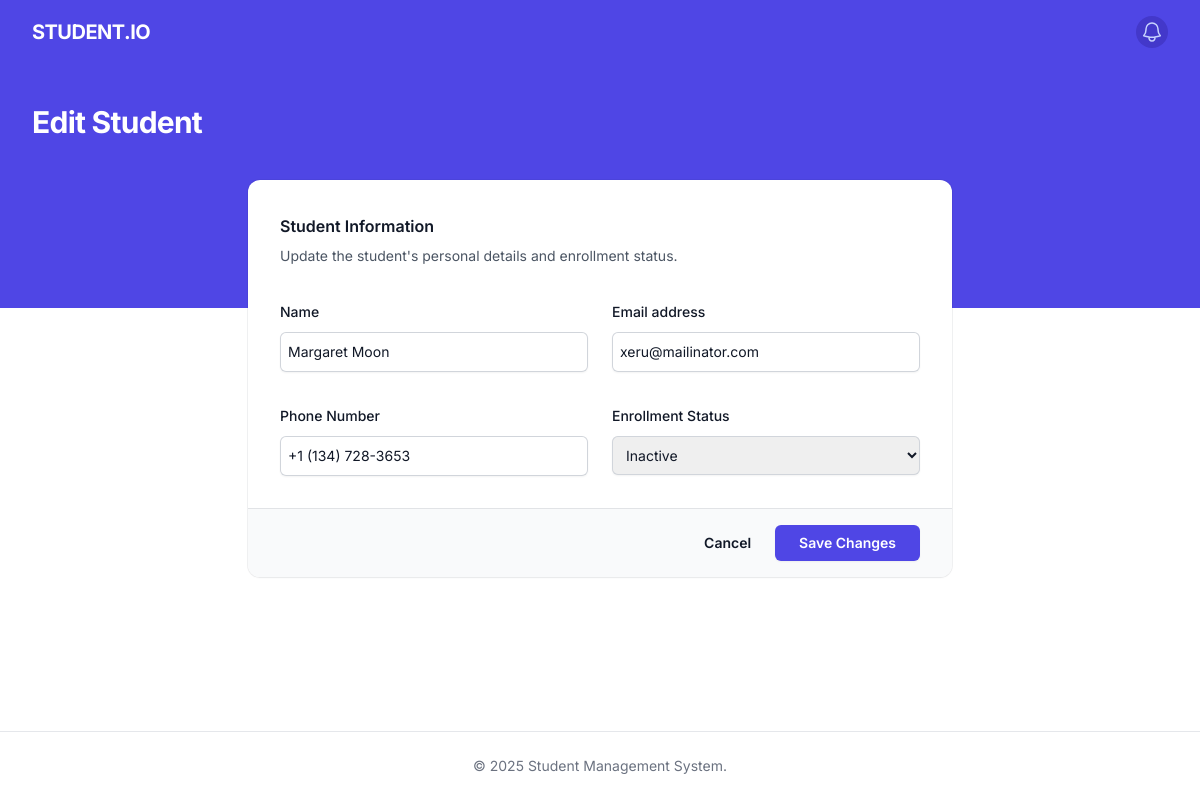
/edit.php?id=10, run on the app's committed database.
### tables this page shows
CREATE TABLE `students` (
  `id` int(11) NOT NULL,
  `name` varchar(255) NOT NULL,
  `email` varchar(255) NOT NULL,
  `phone` varchar(255) NOT NULL,
  `status` varchar(255) NOT NULL,
  `created_at` timestamp NOT NULL DEFAULT current_timestamp() ON UPDATE current_timestamp()
);

### api/read.php (called while the page is built, shortened)
<?php
require dirname(__DIR__) . '/config/db.php';
function getStudentById($id)
{
    global $db_connect;
    $sql = "SELECT * FROM students WHERE id = ?";
    $stmt = $db_connect->prepare($sql);
    $stmt->bind_param("i", $id);
    $stmt->execute();
    $result = $stmt->get_result();
    if ($result->num_rows > 0) {
        return $result->fetch_assoc();
    }
    return null;
}

### edit.php (the view, shortened to what this page needs)
<?php
require 'api/read.php';
$id = $_GET['id'] ?? '';
$student = getStudentById($id);
?>
<!DOCTYPE html>
<html lang="en" class="h-full ">
<head>
    <script src="https://cdn.tailwindcss.com"></script>
</head>
<body class="h-full ">
    <div class="min-h-full flex flex-col">
        <nav class="bg-indigo-600 pb-32">
            <div class="mx-auto max-w-7xl px-4 sm:px-6 lg:px-8">
                <div class="flex h-16 items-center justify-between">
                    <div class="flex items-center">
                        <div class="flex-shrink-0">
                            <span class="text-white font-bold text-xl tracking-tight">STUDENT.IO</span>
                        </div>
                    </div>
                    <div class="hidden md:block">
                        <div class="ml-4 flex items-center md:ml-6">
                            <button
                                class="rounded-full bg-indigo-700 p-1 text-indigo-200 hover:text-white focus:outline-none">
                            </button>
                        </div>
                    </div>
                </div>
            </div>
            <header class="py-10">
                <div class="mx-auto max-w-7xl px-4 sm:px-6 lg:px-8">
                    <h1 class="text-3xl font-bold tracking-tight text-white">
                        Edit Student
                    </h1>
                </div>
            </header>
        </nav>
        <main class="-mt-32">
            <div class="mx-auto max-w-3xl px-4 pb-12 sm:px-6 lg:px-8">
                <form action="api/update.php" method="POST"
                    class="bg-white shadow-sm ring-1 ring-gray-900/5 sm:rounded-xl md:col-span-2">
                    <div class="px-4 py-6 sm:p-8">
                        <div class="mb-8">
                            <h2 class="text-base font-semibold leading-7 text-gray-900">
                                Student Information
                            </h2>
                            <p class="mt-1 text-sm leading-6 text-gray-600">
                                Update the student's personal details and enrollment status.
                            </p>
                        </div>
                        <div class="grid grid-cols-1 gap-x-6 gap-y-8 sm:grid-cols-6">
                            <div class="sm:col-span-3">
                                <label for="name" class="block text-sm font-medium leading-6 text-gray-900">Name</label>
                                <div class="mt-2">
                                    <input type="text" name="name" id="name" autocomplete="name" placeholder="John Doe"
                                        required value="<?php echo htmlspecialchars($student['name']); ?>"
                                        class="block w-full rounded-md border-0 p-2 text-gray-900 shadow-sm ring-1 ring-inset ring-gray-300 placeholder:text-gray-400 sm:text-sm sm:leading-6 outline-none focus:ring-1 focus:ring-indigo-600" />
                                </div>
                            </div>
                            <div class="sm:col-span-3">
                                <label for="email" class="block text-sm font-medium leading-6 text-gray-900">Email
                                    address</label>
                                <div class="mt-2">
                                    <input id="email" name="email" type="email" autocomplete="email" required
                                        placeholder="john@example.com"
                                        value="<?php echo htmlspecialchars($student['email']); ?>"
                                        class="block w-full rounded-md border-0 p-2 text-gray-900 shadow-sm ring-1 ring-inset ring-gray-300 placeholder:text-gray-400 sm:text-sm sm:leading-6 outline-none focus:ring-1 focus:ring-indigo-600" />
                                </div>
                            </div>
                            <div class="sm:col-span-3">
                                <label for="phone" class="block text-sm font-medium leading-6 text-gray-900">Phone
                                    Number</label>
                                <div class="mt-2">
                                    <input type="tel" name="phone" id="phone" autocomplete="tel" required
                                        placeholder="+1 (555) 123-4567"
                                        value="<?php echo htmlspecialchars($student['phone']); ?>"
                                        class="block w-full rounded-md border-0 p-2 text-gray-900 shadow-sm ring-1 ring-inset ring-gray-300 placeholder:text-gray-400 sm:text-sm sm:leading-6 outline-none focus:ring-1 focus:ring-indigo-600" />
                                </div>
                            </div>
                            <div class="sm:col-span-3">
                                <label for="status" class="block text-sm font-medium leading-6 text-gray-900">Enrollment
                                    Status</label>
                                <div class="mt-2">
                                    <select id="status" name="status"
                                        class="block w-full rounded-md border-0 p-2.5 text-gray-900 shadow-sm ring-1 ring-inset ring-gray-300 sm:max-w-xs sm:text-sm sm:leading-6 outline-none focus:ring-1 focus:ring-indigo-600">
                                        <option value="Inactive"
                                            <?php echo ($student['status'] === 'Inactive') ? 'selected' : ''; ?>>
                                            Inactive</option>
                                    </select>
                                </div>
                            </div>
                        </div>
                    </div>
                    <div
                        class="flex items-center justify-end gap-x-6 border-t border-gray-900/10 px-4 py-4 sm:px-8 bg-gray-50 rounded-b-xl">
                        <a href="index.php"
                            class="text-sm font-semibold leading-6 text-gray-900 hover:text-gray-700">Cancel</a>
                        <button type="submit"
                            class="rounded-md bg-indigo-600 px-6 py-2 text-sm font-semibold text-white shadow-sm hover:bg-indigo-500 focus-visible:outline focus-visible:outline-2 focus-visible:outline-offset-2 focus-visible:outline-indigo-600">
                            Save Changes
                        </button>
                    </div>
                </form>
            </div>
        </main>
        <footer class="bg-white border-t border-gray-200 py-6 mt-auto">
            <div class="mx-auto max-w-7xl px-4 sm:px-6 lg:px-8">
                <p class="text-center text-sm text-gray-500">
                    &copy; 2025 Student Management System.
                </p>
            </div>
        </footer>
    </div>
</body>
</html>

### edit.php (style rules this page uses)
body { font-family: "Inter", sans-serif; }

### data on the page
students: name "Margaret Moon", email "xeru@mailinator.com", phone "+1 (134) 728-3653", status "Inactive"
